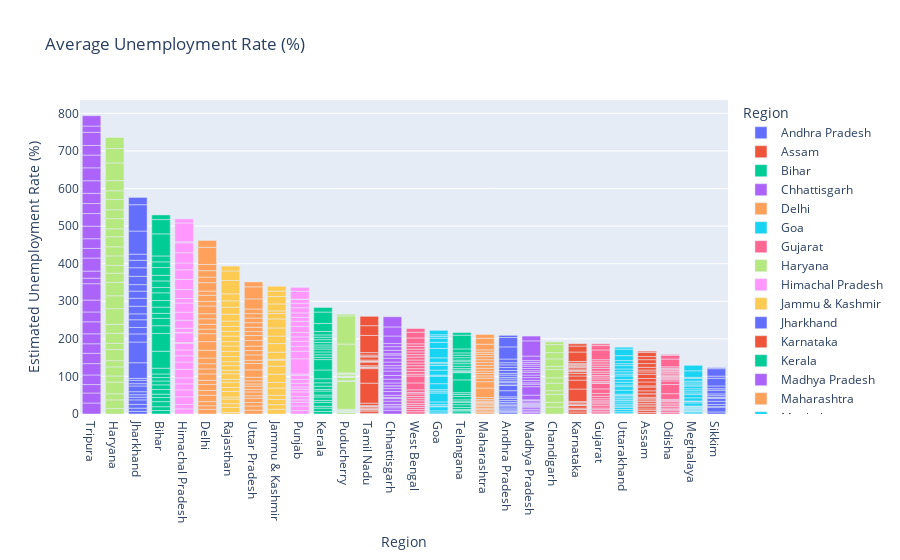

Notebook code for this chart:
### Markdown cell above
### Unemployement rate with respect to region

### Code cell
figure = px.bar(df,x='Region',y='Estimated Unemployment Rate (%)',color='Region',title="Average Unemployment Rate (%)")
figure.update_layout(xaxis = {'categoryorder':'total descending'})
figure.show()

### Figure 1 — Plotly figure (JSON) as saved in the notebook; plotly's stock layout.template omitted (floating-point values rounded to 4 significant figures)
{"data": [{"alignmentgroup": "True", "hovertemplate": "Region=%{x}<br>Estimated Unemployment Rate (%)=%{y}<extra></extra>", "legendgroup": "Andhra Pradesh", "marker": {"color": "#636efa", "pattern": {"shape": ""}}, "name": "Andhra Pradesh", "offsetgroup": "Andhra Pradesh", "orientation": "v", "showlegend": true, "textposition": "auto", "type": "bar", "x": ["Andhra Pradesh", "Andhra Pradesh", "Andhra Pradesh", "Andhra Pradesh", "Andhra Pradesh", "Andhra Pradesh", "Andhra Pradesh", "Andhra Pradesh", "Andhra Pradesh", "Andhra Pradesh", "Andhra Pradesh", "Andhra Pradesh", "Andhra Pradesh", "Andhra Pradesh", "Andhra Pradesh", "Andhra Pradesh", "Andhra Pradesh", "Andhra Pradesh", "Andhra Pradesh", "Andhra Pradesh", "Andhra Pradesh", "Andhra Pradesh", "Andhra Pradesh", "Andhra Pradesh", "Andhra Pradesh", "Andhra Pradesh", "Andhra Pradesh", "Andhra Pradesh"], "xaxis": "x", "y": [3.65, 3.05, 3.75, 3.32, 5.17, 3.52, 4.12, 4.38, 4.84, 5.91, 4.06, 16.29, 14.46, 0.85, 6.09, 3.8, 5.64, 4.61, 6.01, 4.7, 7.54, 7.88, 7.11, 5.66, 9.88, 32.3, 24.91, 5.86], "yaxis": "y"}, {"alignmentgroup": "True", "hovertemplate": "Region=%{x}<br>Estimated Unemployment Rate (%)=%{y}<extra></extra>", "legendgroup": "Assam", "marker": {"color": "#EF553B", "pattern": {"shape": ""}}, "name": "Assam", "offsetgroup": "Assam", "orientation": "v", "showlegend": true, "textposition": "auto", "type": "bar", "x": ["Assam", "Assam", "Assam", "Assam", "Assam", "Assam", "Assam", "Assam", "Assam", "Assam", "Assam", "Assam", "Assam", "Assam", "Assam", "Assam", "Assam", "Assam", "Assam", "Assam", "Assam", "Assam", "Assam", "Assam", "Assam", "Assam"], "xaxis": "x", "y": [4.29, 5.08, 4.26, 5.79, 4.46, 4.65, 4.66, 4.29, 3.26, 3.77, 9.38, 0, 7.87, 9.89, 3.21, 10.39, 9.26, 11.17, 6.31, 5.02, 7.24, 9.98, 10.34, 8.37, 10.77, 3.42], "yaxis": "y"}, {"alignmentgroup": "True", "hovertemplate": "Region=%{x}<br>Estimated Unemployment Rate (%)=%{y}<extra></extra>", "legendgroup": "Bihar", "marker": {"color": "#00cc96", "pattern": {"shape": ""}}, "name": "Bihar", "offsetgroup": "Bihar", "orientation": "v", "showlegend": true, "textposition": "auto", "type": "bar", "x": ["Bihar", "Bihar", "Bihar", "Bihar", "Bihar", "Bihar", "Bihar", "Bihar", "Bihar", "Bihar", "Bihar", "Bihar", "Bihar", "Bihar", "Bihar", "Bihar", "Bihar", "Bihar", "Bihar", "Bihar", "Bihar", "Bihar", "Bihar", "Bihar", "Bihar", "Bihar", "Bihar", "Bihar"], "xaxis": "x", "y": [9.27, 10.2, 13.44, 11, 8.87, 12.47, 12.4, 10.16, 9.13, 9.61, 15.39, 45.09, 47.26, 20.49, 19.9, 13.29, 16.41, 17.66, 20.46, 14.06, 17.62, 14.91, 20.69, 15.11, 15.73, 58.77, 37.87, 12.45], "yaxis": "y"}, {"alignmentgroup": "True", "hovertemplate": "Region=%{x}<br>Estimated Unemployment Rate (%)=%{y}<extra></extra>", "legendgroup": "Chhattisgarh", "marker": {"color": "#ab63fa", "pattern": {"shape": ""}}, "name": "Chhattisgarh", "offsetgroup": "Chhattisgarh", "orientation": "v", "showlegend": true, "textposition": "auto", "type": "bar", "x": ["Chhattisgarh", "Chhattisgarh", "Chhattisgarh", "Chhattisgarh", "Chhattisgarh", "Chhattisgarh", "Chhattisgarh", "Chhattisgarh", "Chhattisgarh", "Chhattisgarh", "Chhattisgarh", "Chhattisgarh", "Chhattisgarh", "Chhattisgarh", "Chhattisgarh", "Chhattisgarh", "Chhattisgarh", "Chhattisgarh", "Chhattisgarh", "Chhattisgarh", "Chhattisgarh", "Chhattisgarh", "Chhattisgarh", "Chhattisgarh", "Chhattisgarh", "Chhattisgarh", "Chhattisgarh", "Chhattisgarh"], "xaxis": "x", "y": [9.82, 6.76, 4.54, 4.64, 8.33, 6.96, 2.77, 6.11, 9.89, 7.89, 7.31, 0, 7.64, 10.14, 9.77, 11.77, 8.17, 6.29, 9.46, 10.27, 8.32, 3.57, 9.01, 9.79, 8.21, 20.13, 24.1, 27.07], "yaxis": "y"}, {"alignmentgroup": "True", "hovertemplate": "Region=%{x}<br>Estimated Unemployment Rate (%)=%{y}<extra></extra>", "legendgroup": "Delhi", "marker": {"color": "#FFA15A", "pattern": {"shape": ""}}, "name": "Delhi", "offsetgroup": "Delhi", "orientation": "v", "showlegend": true, "textposition": "auto", "type": "bar", "x": ["Delhi", "Delhi", "Delhi", "Delhi", "Delhi", "Delhi", "Delhi", "Delhi", "Delhi", "Delhi", "Delhi", "Delhi", "Delhi", "Delhi", "Delhi", "Delhi", "Delhi", "Delhi", "Delhi", "Delhi", "Delhi", "Delhi", "Delhi", "Delhi", "Delhi", "Delhi", "Delhi", "Delhi"], "xaxis": "x", "y": [12.56, 9.33, 11.07, 17.18, 12.5, 15.84, 11.11, 16.97, 13.48, 13.81, 15.18, 20.69, 22.76, 21.14, 12.31, 12.76, 14.68, 13.52, 20.59, 12.41, 16.11, 11.07, 22.45, 14.86, 17.09, 16.51, 45.78, 18.11], "yaxis": "y"}, {"alignmentgroup": "True", "hovertemplate": "Region=%{x}<br>Estimated Unemployment Rate (%)=%{y}<extra></extra>", "legendgroup": "Goa", "marker": {"color": "#19d3f3", "pattern": {"shape": ""}}, "name": "Goa", "offsetgroup": "Goa", "orientation": "v", "showlegend": true, "textposition": "auto", "type": "bar", "x": ["Goa", "Goa", "Goa", "Goa", "Goa", "Goa", "Goa", "Goa", "Goa", "Goa", "Goa", "Goa", "Goa", "Goa", "Goa", "Goa", "Goa", "Goa", "Goa", "Goa", "Goa", "Goa", "Goa", "Goa"], "xaxis": "x", "y": [2.91, 5.45, 10.98, 1.98, 3.61, 7.21, 23.71, 3.54, 5.38, 0, 15.91, 20, 2.75, 13.33, 12.28, 4.9, 3.16, 12.31, 25.2, 16.22, 10.92, 4.31, 4.76, 11.76], "yaxis": "y"}, {"alignmentgroup": "True", "hovertemplate": "Region=%{x}<br>Estimated Unemployment Rate (%)=%{y}<extra></extra>", "legendgroup": "Gujarat", "marker": {"color": "#FF6692", "pattern": {"shape": ""}}, "name": "Gujarat", "offsetgroup": "Gujarat", "orientation": "v", "showlegend": true, "textposition": "auto", "type": "bar", "x": ["Gujarat", "Gujarat", "Gujarat", "Gujarat", "Gujarat", "Gujarat", "Gujarat", "Gujarat", "Gujarat", "Gujarat", "Gujarat", "Gujarat", "Gujarat", "Gujarat", "Gujarat", "Gujarat", "Gujarat", "Gujarat", "Gujarat", "Gujarat", "Gujarat", "Gujarat", "Gujarat", "Gujarat", "Gujarat", "Gujarat", "Gujarat", "Gujarat"], "xaxis": "x", "y": [2.88, 4.77, 4.58, 3.7, 6.29, 4.91, 4.68, 3.46, 5.35, 6.64, 7.59, 12, 14.58, 1.41, 4.09, 6.31, 5.15, 4.2, 5.96, 5.45, 7.53, 5.71, 5.82, 6.04, 5.39, 25.94, 11.62, 4.54], "yaxis": "y"}, {"alignmentgroup": "True", "hovertemplate": "Region=%{x}<br>Estimated Unemployment Rate (%)=%{y}<extra></extra>", "legendgroup": "Haryana", "marker": {"color": "#B6E880", "pattern": {"shape": ""}}, "name": "Haryana", "offsetgroup": "Haryana", "orientation": "v", "showlegend": true, "textposition": "auto", "type": "bar", "x": ["Haryana", "Haryana", "Haryana", "Haryana", "Haryana", "Haryana", "Haryana", "Haryana", "Haryana", "Haryana", "Haryana", "Haryana", "Haryana", "Haryana", "Haryana", "Haryana", "Haryana", "Haryana", "Haryana", "Haryana", "Haryana", "Haryana", "Haryana", "Haryana", "Haryana", "Haryana", "Haryana", "Haryana"], "xaxis": "x", "y": [14.54, 23.08, 16.22, 30.94, 16.36, 24.17, 16.59, 29.56, 16.21, 27.19, 23.92, 41.61, 34.22, 35.57, 24.67, 20.42, 25.45, 24.19, 26.84, 21.04, 27.06, 23.65, 27.24, 23.29, 27.14, 46.89, 38.46, 29.41], "yaxis": "y"}, {"alignmentgroup": "True", "hovertemplate": "Region=%{x}<br>Estimated Unemployment Rate (%)=%{y}<extra></extra>", "legendgroup": "Himachal Pradesh", "marker": {"color": "#FF97FF", "pattern": {"shape": ""}}, "name": "Himachal Pradesh", "offsetgroup": "Himachal Pradesh", "orientation": "v", "showlegend": true, "textposition": "auto", "type": "bar", "x": ["Himachal Pradesh", "Himachal Pradesh", "Himachal Pradesh", "Himachal Pradesh", "Himachal Pradesh", "Himachal Pradesh", "Himachal Pradesh", "Himachal Pradesh", "Himachal Pradesh", "Himachal Pradesh", "Himachal Pradesh", "Himachal Pradesh", "Himachal Pradesh", "Himachal Pradesh", "Himachal Pradesh", "Himachal Pradesh", "Himachal Pradesh", "Himachal Pradesh", "Himachal Pradesh", "Himachal Pradesh", "Himachal Pradesh", "Himachal Pradesh", "Himachal Pradesh", "Himachal Pradesh", "Himachal Pradesh", "Himachal Pradesh", "Himachal Pradesh", "Himachal Pradesh"], "xaxis": "x", "y": [13.68, 11.43, 20.59, 18.56, 15.98, 15.81, 22.86, 19.46, 16.67, 15.42, 17.71, 2.13, 25.64, 1.12, 10.88, 21.43, 21.51, 24.48, 12, 23.77, 27.27, 25.32, 18.15, 27.31, 26.44, 2.7, 50, 10.81], "yaxis": "y"}, {"alignmentgroup": "True", "hovertemplate": "Region=%{x}<br>Estimated Unemployment Rate (%)=%{y}<extra></extra>", "legendgroup": "Jammu & Kashmir", "marker": {"color": "#FECB52", "pattern": {"shape": ""}}, "name": "Jammu & Kashmir", "offsetgroup": "Jammu & Kashmir", "orientation": "v", "showlegend": true, "textposition": "auto", "type": "bar", "x": ["Jammu & Kashmir", "Jammu & Kashmir", "Jammu & Kashmir", "Jammu & Kashmir", "Jammu & Kashmir", "Jammu & Kashmir", "Jammu & Kashmir", "Jammu & Kashmir", "Jammu & Kashmir", "Jammu & Kashmir", "Jammu & Kashmir", "Jammu & Kashmir", "Jammu & Kashmir", "Jammu & Kashmir", "Jammu & Kashmir", "Jammu & Kashmir", "Jammu & Kashmir", "Jammu & Kashmir", "Jammu & Kashmir", "Jammu & Kashmir", "Jammu & Kashmir"], "xaxis": "x", "y": [12.78, 12.09, 13.67, 11.32, 19.27, 14.73, 22.19, 21.23, 16, 2.22, 18.97, 23.04, 19.88, 21.55, 24.06, 14.29, 7.02, 18.54, 19.86, 14.29, 12.96], "yaxis": "y"}, {"alignmentgroup": "True", "hovertemplate": "Region=%{x}<br>Estimated Unemployment Rate (%)=%{y}<extra></extra>", "legendgroup": "Jharkhand", "marker": {"color": "#636efa", "pattern": {"shape": ""}}, "name": "Jharkhand", "offsetgroup": "Jharkhand", "orientation": "v", "showlegend": true, "textposition": "auto", "type": "bar", "x": ["Jharkhand", "Jharkhand", "Jharkhand", "Jharkhand", "Jharkhand", "Jharkhand", "Jharkhand", "Jharkhand", "Jharkhand", "Jharkhand", "Jharkhand", "Jharkhand", "Jharkhand", "Jharkhand", "Jharkhand", "Jharkhand", "Jharkhand", "Jharkhand", "Jharkhand", "Jharkhand", "Jharkhand", "Jharkhand", "Jharkhand", "Jharkhand", "Jharkhand", "Jharkhand", "Jharkhand", "Jharkhand"], "xaxis": "x", "y": [7.11, 8.46, 9.98, 12.06, 7.12, 6.57, 8.07, 15.15, 6.16, 9.06, 5.01, 41.72, 55.1, 21.53, 17.23, 20.51, 15.67, 20.25, 21.16, 19.05, 17.34, 22.01, 22.96, 19.67, 16.4, 61.48, 70.17, 19.38], "yaxis": "y"}, {"alignmentgroup": "True", "hovertemplate": "Region=%{x}<br>Estimated Unemployment Rate (%)=%{y}<extra></extra>", "legendgroup": "Karnataka", "marker": {"color": "#EF553B", "pattern": {"shape": ""}}, "name": "Karnataka", "offsetgroup": "Karnataka", "orientation": "v", "showlegend": true, "textposition": "auto", "type": "bar", "x": ["Karnataka", "Karnataka", "Karnataka", "Karnataka", "Karnataka", "Karnataka", "Karnataka", "Karnataka", "Karnataka", "Karnataka", "Karnataka", "Karnataka", "Karnataka", "Karnataka", "Karnataka", "Karnataka", "Karnataka", "Karnataka", "Karnataka", "Karnataka", "Karnataka", "Karnataka", "Karnataka", "Karnataka", "Karnataka", "Karnataka", "Karnataka", "Karnataka"], "xaxis": "x", "y": [5.46, 5.98, 0.52, 0.37, 3.2, 7.13, 1.19, 0.41, 2.57, 4.11, 2.39, 33.17, 23.72, 10.92, 6.56, 5, 2.29, 1.27, 3.57, 3.87, 3.44, 1.56, 3.31, 2.88, 4.92, 25.12, 15.88, 6.12], "yaxis": "y"}, {"alignmentgroup": "True", "hovertemplate": "Region=%{x}<br>Estimated Unemployment Rate (%)=%{y}<extra></extra>", "legendgroup": "Kerala", "marker": {"color": "#00cc96", "pattern": {"shape": ""}}, "name": "Kerala", "offsetgroup": "Kerala", "orientation": "v", "showlegend": true, "textposition": "auto", "type": "bar", "x": ["Kerala", "Kerala", "Kerala", "Kerala", "Kerala", "Kerala", "Kerala", "Kerala", "Kerala", "Kerala", "Kerala", "Kerala", "Kerala", "Kerala", "Kerala", "Kerala", "Kerala", "Kerala", "Kerala", "Kerala", "Kerala", "Kerala", "Kerala", "Kerala", "Kerala", "Kerala", "Kerala", "Kerala"], "xaxis": "x", "y": [6.63, 9, 4.95, 10.32, 5.35, 9.14, 5, 10.77, 4.11, 8.91, 8.85, 10.71, 23.38, 27.66, 6.11, 6.67, 7.58, 7.69, 5.52, 5.35, 6.71, 7.31, 6.65, 6.08, 9.14, 21.43, 30.28, 12.17], "yaxis": "y"}, {"alignmentgroup": "True", "hovertemplate": "Region=%{x}<br>Estimated Unemployment Rate (%)=%{y}<extra></extra>", "legendgroup": "Madhya Pradesh", "marker": {"color": "#ab63fa", "pattern": {"shape": ""}}, "name": "Madhya Pradesh", "offsetgroup": "Madhya Pradesh", "orientation": "v", "showlegend": true, "textposition": "auto", "type": "bar", "x": ["Madhya Pradesh", "Madhya Pradesh", "Madhya Pradesh", "Madhya Pradesh", "Madhya Pradesh", "Madhya Pradesh", "Madhya Pradesh", "Madhya Pradesh", "Madhya Pradesh", "Madhya Pradesh", "Madhya Pradesh", "Madhya Pradesh", "Madhya Pradesh", "Madhya Pradesh", "Madhya Pradesh", "Madhya Pradesh", "Madhya Pradesh", "Madhya Pradesh", "Madhya Pradesh", "Madhya Pradesh", "Madhya Pradesh", "Madhya Pradesh", "Madhya Pradesh", "Madhya Pradesh", "Madhya Pradesh", "Madhya Pradesh", "Madhya Pradesh", "Madhya Pradesh"], "xaxis": "x", "y": [3.63, 4.25, 3.92, 4.94, 3.08, 2.98, 2.72, 2.94, 3.66, 4.42, 1.19, 12.5, 22.46, 6.46, 3.91, 6.38, 7.38, 6.82, 7, 4.4, 6.06, 6.2, 5.17, 4.96, 4.8, 11.94, 40.49, 12.72], "yaxis": "y"}, {"alignmentgroup": "True", "hovertemplate": "Region=%{x}<br>Estimated Unemployment Rate (%)=%{y}<extra></extra>", "legendgroup": "Maharashtra", "marker": {"color": "#FFA15A", "pattern": {"shape": ""}}, "name": "Maharashtra", "offsetgroup": "Maharashtra", "orientation": "v", "showlegend": true, "textposition": "auto", "type": "bar", "x": ["Maharashtra", "Maharashtra", "Maharashtra", "Maharashtra", "Maharashtra", "Maharashtra", "Maharashtra", "Maharashtra", "Maharashtra", "Maharashtra", "Maharashtra", "Maharashtra", "Maharashtra", "Maharashtra", "Maharashtra", "Maharashtra", "Maharashtra", "Maharashtra", "Maharashtra", "Maharashtra", "Maharashtra", "Maharashtra", "Maharashtra", "Maharashtra", "Maharashtra", "Maharashtra", "Maharashtra", "Maharashtra"], "xaxis": "x", "y": [3.67, 4.34, 3.66, 3.76, 4.4, 3.81, 3.68, 3.03, 3.8, 4.24, 5.38, 25.28, 16.89, 9.4, 6.08, 6.46, 6.35, 7.57, 7.6, 7.51, 7.6, 7.83, 6.67, 5.34, 6.34, 14.99, 15.92, 10.01], "yaxis": "y"}, {"alignmentgroup": "True", "hovertemplate": "Region=%{x}<br>Estimated Unemployment Rate (%)=%{y}<extra></extra>", "legendgroup": "Meghalaya", "marker": {"color": "#19d3f3", "pattern": {"shape": ""}}, "name": "Meghalaya", "offsetgroup": "Meghalaya", "orientation": "v", "showlegend": true, "textposition": "auto", "type": "bar", "x": ["Meghalaya", "Meghalaya", "Meghalaya", "Meghalaya", "Meghalaya", "Meghalaya", "Meghalaya", "Meghalaya", "Meghalaya", "Meghalaya", "Meghalaya", "Meghalaya", "Meghalaya", "Meghalaya", "Meghalaya", "Meghalaya", "Meghalaya", "Meghalaya", "Meghalaya", "Meghalaya", "Meghalaya", "Meghalaya", "Meghalaya", "Meghalaya", "Meghalaya", "Meghalaya", "Meghalaya"], "xaxis": "x", "y": [3.16, 4.23, 1.03, 0.52, 0.24, 3.7, 1.5, 1.8, 0.97, 2.76, 1.28, 8.38, 3.73, 1.35, 8.4, 8.66, 4.43, 5.8, 5.3, 7.2, 3.02, 5.21, 4.76, 7.37, 2.8, 17.39, 14.58], "yaxis": "y"}, {"alignmentgroup": "True", "hovertemplate": "Region=%{x}<br>Estimated Unemployment Rate (%)=%{y}<extra></extra>", "legendgroup": "Odisha", "marker": {"color": "#FF6692", "pattern": {"shape": ""}}, "name": "Odisha", "offsetgroup": "Odisha", "orientation": "v", "showlegend": true, "textposition": "auto", "type": "bar", "x": ["Odisha", "Odisha", "Odisha", "Odisha", "Odisha", "Odisha", "Odisha", "Odisha", "Odisha", "Odisha", "Odisha", "Odisha", "Odisha", "Odisha", "Odisha", "Odisha", "Odisha", "Odisha", "Odisha", "Odisha", "Odisha", "Odisha", "Odisha", "Odisha", "Odisha", "Odisha", "Odisha", "Odisha"], "xaxis": "x", "y": [4.17, 4.71, 3.31, 3.68, 4.31, 4.28, 4.72, 4.67, 1.81, 3.31, 15.09, 24.48, 9.45, 4.59, 2.95, 2.63, 1.78, 3.5, 3.78, 4.5, 2.23, 3.36, 2.28, 2.19, 3.96, 20.5, 10, 2.18], "yaxis": "y"}, {"alignmentgroup": "True", "hovertemplate": "Region=%{x}<br>Estimated Unemployment Rate (%)=%{y}<extra></extra>", "legendgroup": "Puducherry", "marker": {"color": "#B6E880", "pattern": {"shape": ""}}, "name": "Puducherry", "offsetgroup": "Puducherry", "orientation": "v", "showlegend": true, "textposition": "auto", "type": "bar", "x": ["Puducherry", "Puducherry", "Puducherry", "Puducherry", "Puducherry", "Puducherry", "Puducherry", "Puducherry", "Puducherry", "Puducherry", "Puducherry", "Puducherry", "Puducherry", "Puducherry", "Puducherry", "Puducherry", "Puducherry", "Puducherry", "Puducherry", "Puducherry", "Puducherry", "Puducherry", "Puducherry", "Puducherry", "Puducherry", "Puducherry"], "xaxis": "x", "y": [0, 0, 0, 4.85, 0, 1.18, 0, 1.99, 0.58, 1.74, 2.31, 74.51, 1.25, 0, 0, 8.95, 1.22, 1.17, 1.37, 5.21, 0.57, 1.78, 0.62, 76.74, 75, 4.55], "yaxis": "y"}, {"alignmentgroup": "True", "hovertemplate": "Region=%{x}<br>Estimated Unemployment Rate (%)=%{y}<extra></extra>", "legendgroup": "Punjab", "marker": {"color": "#FF97FF", "pattern": {"shape": ""}}, "name": "Punjab", "offsetgroup": "Punjab", "orientation": "v", "showlegend": true, "textposition": "auto", "type": "bar", "x": ["Punjab", "Punjab", "Punjab", "Punjab", "Punjab", "Punjab", "Punjab", "Punjab", "Punjab", "Punjab", "Punjab", "Punjab", "Punjab", "Punjab", "Punjab", "Punjab", "Punjab", "Punjab", "Punjab", "Punjab", "Punjab", "Punjab", "Punjab", "Punjab", "Punjab", "Punjab", "Punjab", "Punjab"], "xaxis": "x", "y": [9.17, 12.21, 9.64, 6.69, 8.59, 12.56, 7.07, 6.13, 9.69, 10.41, 10.51, 3.69, 40.59, 20, 13.49, 13.17, 11.61, 11.99, 15.69, 13.75, 10.39, 11.97, 13.68, 11.99, 9.97, 1.13, 20.54, 10.55], "yaxis": "y"}, {"alignmentgroup": "True", "hovertemplate": "Region=%{x}<br>Estimated Unemployment Rate (%)=%{y}<extra></extra>", "legendgroup": "Rajasthan", "marker": {"color": "#FECB52", "pattern": {"shape": ""}}, "name": "Rajasthan", "offsetgroup": "Rajasthan", "orientation": "v", "showlegend": true, "textposition": "auto", "type": "bar", "x": ["Rajasthan", "Rajasthan", "Rajasthan", "Rajasthan", "Rajasthan", "Rajasthan", "Rajasthan", "Rajasthan", "Rajasthan", "Rajasthan", "Rajasthan", "Rajasthan", "Rajasthan", "Rajasthan", "Rajasthan", "Rajasthan", "Rajasthan", "Rajasthan", "Rajasthan", "Rajasthan", "Rajasthan", "Rajasthan", "Rajasthan", "Rajasthan", "Rajasthan", "Rajasthan", "Rajasthan", "Rajasthan"], "xaxis": "x", "y": [4.03, 13.7, 9.7, 12.5, 5.45, 14.66, 10.47, 13.96, 8, 14.48, 9.47, 12.25, 10.45, 13.86, 13.62, 14.36, 11.67, 14.71, 12.63, 13.02, 14.3, 18.04, 18.82, 17.02, 18.54, 35.53, 25.35, 13.04], "yaxis": "y"}, {"alignmentgroup": "True", "hovertemplate": "Region=%{x}<br>Estimated Unemployment Rate (%)=%{y}<extra></extra>", "legendgroup": "Sikkim", "marker": {"color": "#636efa", "pattern": {"shape": ""}}, "name": "Sikkim", "offsetgroup": "Sikkim", "orientation": "v", "showlegend": true, "textposition": "auto", "type": "bar", "x": ["Sikkim", "Sikkim", "Sikkim", "Sikkim", "Sikkim", "Sikkim", "Sikkim", "Sikkim", "Sikkim", "Sikkim", "Sikkim", "Sikkim", "Sikkim", "Sikkim", "Sikkim", "Sikkim", "Sikkim"], "xaxis": "x", "y": [5.48, 13.11, 1, 0, 5.81, 8.2, 7.76, 2.56, 4.82, 4.81, 9.68, 4.04, 7.37, 20.45, 5.77, 19.75, 2.63], "yaxis": "y"}, {"alignmentgroup": "True", "hovertemplate": "Region=%{x}<br>Estimated Unemployment Rate (%)=%{y}<extra></extra>", "legendgroup": "Tamil Nadu", "marker": {"color": "#EF553B", "pattern": {"shape": ""}}, "name": "Tamil Nadu", "offsetgroup": "Tamil Nadu", "orientation": "v", "showlegend": true, "textposition": "auto", "type": "bar", "x": ["Tamil Nadu", "Tamil Nadu", "Tamil Nadu", "Tamil Nadu", "Tamil Nadu", "Tamil Nadu", "Tamil Nadu", "Tamil Nadu", "Tamil Nadu", "Tamil Nadu", "Tamil Nadu", "Tamil Nadu", "Tamil Nadu", "Tamil Nadu", "Tamil Nadu", "Tamil Nadu", "Tamil Nadu", "Tamil Nadu", "Tamil Nadu", "Tamil Nadu", "Tamil Nadu", "Tamil Nadu", "Tamil Nadu", "Tamil Nadu", "Tamil Nadu", "Tamil Nadu", "Tamil Nadu", "Tamil Nadu"], "xaxis": "x", "y": [0.97, 0.92, 6.01, 2.91, 1.71, 1.46, 2.46, 3.73, 1.18, 1.17, 6.36, 53.19, 38.73, 2.06, 0.89, 1.56, 3.18, 9.53, 1.86, 1.13, 2.65, 8.05, 2.05, 3.31, 6.46, 45.55, 25.95, 24.93], "yaxis": "y"}, {"alignmentgroup": "True", "hovertemplate": "Region=%{x}<br>Estimated Unemployment Rate (%)=%{y}<extra></extra>", "legendgroup": "Telangana", "marker": {"color": "#00cc96", "pattern": {"shape": ""}}, "name": "Telangana", "offsetgroup": "Telangana", "orientation": "v", "showlegend": true, "textposition": "auto", "type": "bar", "x": ["Telangana", "Telangana", "Telangana", "Telangana", "Telangana", "Telangana", "Telangana", "Telangana", "Telangana", "Telangana", "Telangana", "Telangana", "Telangana", "Telangana", "Telangana", "Telangana", "Telangana", "Telangana", "Telangana", "Telangana", "Telangana", "Telangana", "Telangana", "Telangana", "Telangana", "Telangana", "Telangana", "Telangana"], "xaxis": "x", "y": [2.23, 5.92, 2.45, 1.4, 5.49, 7.29, 6.47, 1.35, 5.02, 9.02, 5.63, 4.51, 34.01, 19.3, 1.52, 1.43, 3.73, 4.19, 6.19, 6.74, 5.23, 4.22, 6.49, 6.74, 6.1, 10.5, 36.57, 6.92], "yaxis": "y"}, {"alignmentgroup": "True", "hovertemplate": "Region=%{x}<br>Estimated Unemployment Rate (%)=%{y}<extra></extra>", "legendgroup": "Tripura", "marker": {"color": "#ab63fa", "pattern": {"shape": ""}}, "name": "Tripura", "offsetgroup": "Tripura", "orientation": "v", "showlegend": true, "textposition": "auto", "type": "bar", "x": ["Tripura", "Tripura", "Tripura", "Tripura", "Tripura", "Tripura", "Tripura", "Tripura", "Tripura", "Tripura", "Tripura", "Tripura", "Tripura", "Tripura", "Tripura", "Tripura", "Tripura", "Tripura", "Tripura", "Tripura", "Tripura", "Tripura", "Tripura", "Tripura", "Tripura", "Tripura", "Tripura", "Tripura"], "xaxis": "x", "y": [29.25, 26.64, 22.47, 25.49, 30.23, 27.54, 25.25, 26.53, 31.91, 26.22, 31.61, 43.64, 14.71, 18.84, 34.69, 25.59, 25.81, 33.45, 33.57, 26.67, 27.15, 33.48, 34.37, 33.88, 25.69, 34.88, 16.78, 27.47], "yaxis": "y"}, {"alignmentgroup": "True", "hovertemplate": "Region=%{x}<br>Estimated Unemployment Rate (%)=%{y}<extra></extra>", "legendgroup": "Uttar Pradesh", "marker": {"color": "#FFA15A", "pattern": {"shape": ""}}, "name": "Uttar Pradesh", "offsetgroup": "Uttar Pradesh", "orientation": "v", "showlegend": true, "textposition": "auto", "type": "bar", "x": ["Uttar Pradesh", "Uttar Pradesh", "Uttar Pradesh", "Uttar Pradesh", "Uttar Pradesh", "Uttar Pradesh", "Uttar Pradesh", "Uttar Pradesh", "Uttar Pradesh", "Uttar Pradesh", "Uttar Pradesh", "Uttar Pradesh", "Uttar Pradesh", "Uttar Pradesh", "Uttar Pradesh", "Uttar Pradesh", "Uttar Pradesh", "Uttar Pradesh", "Uttar Pradesh", "Uttar Pradesh", "Uttar Pradesh", "Uttar Pradesh", "Uttar Pradesh", "Uttar Pradesh", "Uttar Pradesh", "Uttar Pradesh", "Uttar Pradesh", "Uttar Pradesh"], "xaxis": "x", "y": [10.26, 11.13, 9.19, 11.47, 6.45, 10.18, 6.94, 8.43, 6.06, 8.12, 9.37, 19.92, 16.89, 8.51, 14.4, 11.62, 11.8, 14.73, 13.58, 10.35, 11.31, 12.37, 12.34, 11.65, 12.32, 26.94, 32.06, 13.05], "yaxis": "y"}, {"alignmentgroup": "True", "hovertemplate": "Region=%{x}<br>Estimated Unemployment Rate (%)=%{y}<extra></extra>", "legendgroup": "Uttarakhand", "marker": {"color": "#19d3f3", "pattern": {"shape": ""}}, "name": "Uttarakhand", "offsetgroup": "Uttarakhand", "orientation": "v", "showlegend": true, "textposition": "auto", "type": "bar", "x": ["Uttarakhand", "Uttarakhand", "Uttarakhand", "Uttarakhand", "Uttarakhand", "Uttarakhand", "Uttarakhand", "Uttarakhand", "Uttarakhand", "Uttarakhand", "Uttarakhand", "Uttarakhand", "Uttarakhand", "Uttarakhand", "Uttarakhand", "Uttarakhand", "Uttarakhand", "Uttarakhand", "Uttarakhand", "Uttarakhand", "Uttarakhand", "Uttarakhand", "Uttarakhand", "Uttarakhand", "Uttarakhand", "Uttarakhand", "Uttarakhand"], "xaxis": "x", "y": [1.63, 4.65, 5.74, 6.11, 3.47, 4.83, 5.56, 4.52, 4.17, 4.85, 3.66, 3.57, 10.71, 9.17, 4.69, 6.94, 7.43, 9.62, 4.72, 6.34, 7.39, 8.92, 5.28, 8.15, 13.18, 17.36, 5.08], "yaxis": "y"}, {"alignmentgroup": "True", "hovertemplate": "Region=%{x}<br>Estimated Unemployment Rate (%)=%{y}<extra></extra>", "legendgroup": "West Bengal", "marker": {"color": "#FF6692", "pattern": {"shape": ""}}, "name": "West Bengal", "offsetgroup": "West Bengal", "orientation": "v", "showlegend": true, "textposition": "auto", "type": "bar", "x": ["West Bengal", "West Bengal", "West Bengal", "West Bengal", "West Bengal", "West Bengal", "West Bengal", "West Bengal", "West Bengal", "West Bengal", "West Bengal", "West Bengal", "West Bengal", "West Bengal", "West Bengal", "West Bengal", "West Bengal", "West Bengal", "West Bengal", "West Bengal", "West Bengal", "West Bengal", "West Bengal", "West Bengal", "West Bengal", "West Bengal", "West Bengal", "West Bengal"], "xaxis": "x", "y": [6.02, 5.85, 5.62, 5.58, 5.26, 6.78, 5.83, 5.79, 6.79, 3.78, 7.02, 18.32, 18.43, 4.94, 7.25, 7.38, 7.91, 7.27, 7.79, 7.83, 6.61, 7.24, 7.27, 7.55, 6.67, 15.63, 15.22, 9.86], "yaxis": "y"}, {"alignmentgroup": "True", "hovertemplate": "Region=%{x}<br>Estimated Unemployment Rate (%)=%{y}<extra></extra>", "legendgroup": "Chandigarh", "marker": {"color": "#B6E880", "pattern": {"shape": ""}}, "name": "Chandigarh", "offsetgroup": "Chandigarh", "orientation": "v", "showlegend": true, "textposition": "auto", "type": "bar", "x": ["Chandigarh", "Chandigarh", "Chandigarh", "Chandigarh", "Chandigarh", "Chandigarh", "Chandigarh", "Chandigarh", "Chandigarh", "Chandigarh", "Chandigarh", "Chandigarh"], "xaxis": "x", "y": [18.35, 12.4, 21.8, 9.52, 20.14, 13.99, 22.05, 8.33, 20, 16.67, 21.43, 7.22], "yaxis": "y"}], "layout": {"barmode": "relative", "legend": {"title": {"text": "Region"}, "tracegroupgap": 0}, "title": {"text": "Average Unemployment Rate (%)"}, "xaxis": {"anchor": "y", "categoryarray": ["Andhra Pradesh", "Assam", "Bihar", "Chhattisgarh", "Delhi", "Goa", "Gujarat", "Haryana", "Himachal Pradesh", "Jammu & Kashmir", "Jharkhand", "Karnataka", "Kerala", "Madhya Pradesh", "Maharashtra", "Meghalaya", "Odisha", "Puducherry", "Punjab", "Rajasthan", "Sikkim", "Tamil Nadu", "Telangana", "Tripura", "Uttar Pradesh", "Uttarakhand", "West Bengal", "Chandigarh"], "categoryorder": "total descending", "domain": [0, 1], "title": {"text": "Region"}}, "yaxis": {"anchor": "x", "domain": [0, 1], "title": {"text": "Estimated Unemployment Rate (%)"}}}}
